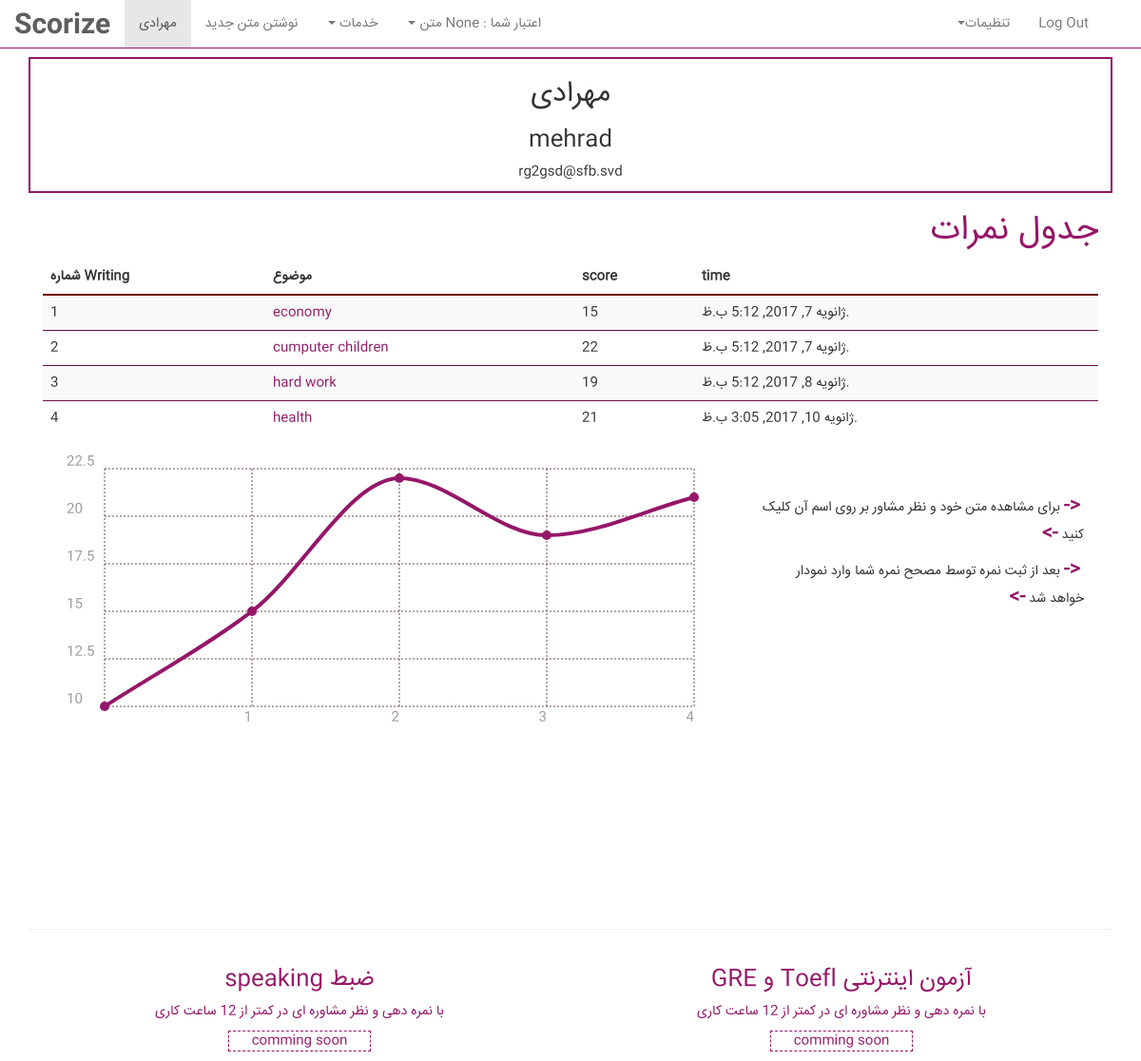
The page /profile/ (signed in) on the database its author committed.
### user_profile/models.py (models this page shows, shortened)
class User(AbstractUser):
    credit= models.CharField(max_length=10, null=True, blank=True)
    credit2= models.CharField(max_length=10, null=True, blank=True)
    amount= models.CharField(max_length=10, null=True, blank=True)
    amount2= models.CharField(max_length=10, null=True, blank=True)
    teacher=models.BooleanField(
        _('teacher'),
        default=False,
        help_text=_(
            'Designates whether this user can edit the scor??. '
        ),
    )

class Writing(models.Model):
    author=models.ForeignKey(User)
    text=models.TextField(max_length=10000)
    title = models.CharField(max_length=3000,  default='untitled')
    time = models.DateTimeField(auto_now_add=True)
    moshaver=models.TextField(default='نظر مشاور ثبت نشده است.')
    corrector=models.CharField(max_length=30, null=True, blank=True)
    score=models.CharField(max_length=10, default='0')
    grammer=models.CharField(max_length=10000, null=True, blank=True)
    vocab=models.CharField(max_length=10000, null=True, blank=True)
    unity=models.CharField(max_length=10000, null=True, blank=True)
    oad=models.CharField(max_length=10000, null=True, blank=True)
    wordchoice=models.CharField(max_length=10000, null=True, blank=True)
    adress=models.CharField(max_length=10000, null=True, blank=True)
    grammersc=models.CharField(max_length=10000, null=True, blank=True)
    vocabsc=models.CharField(max_length=10000, null=True, blank=True)
    unitysc=models.CharField(max_length=10000, null=True, blank=True)
    oadsc=models.CharField(max_length=10000, null=True, blank=True)
    wordchoicesc=models.CharField(max_length=10000, null=True, blank=True)
    adresssc=models.CharField(max_length=10000, null=True, blank=True)

### user_profile/views.py (the view)
@login_required(login_url='user_profile:login')
def index(request):
    current_user = request.user
    if current_user.teacher :
        return redirect('corrector:teacherindex')
    exam = current_user.writing_set.all()
    context = {
        'user': current_user,
        'exam': exam
    }
    return render(request, 'user_profile/index.html',context)

### user_profile/templates/user_profile/index.html (shortened to what this page needs)
{% extends "user_profile/base.html" %}
{% load static %}
{% block nav %}
    {{ user.first_name }}
{% endblock %}
{% block head %}
    <link rel="stylesheet" href="{% static 'user_profile/chartist.min.css' %}">
{% endblock %}
{% block content %}
    <div class="container">
    <div class="text-center" style="border: 2px solid rgb(149,23,104)" >
        <h2>{{ user.first_name }}</h2>
        <h3>{{ user.username }}</h3>
        <p>{{ user.email }}</p>
    </div>
<div class="container-fluid">
{% if exam %}
<h1 style="color: rgb(149,23,104)"> جدول نمرات</h1>
 <table class="table table-striped" style="direction: ltr" id="myTable" >
    <thead >
        <tr >
            <th >شماره Writing</th>
            <th >موضوع</th>
            <th >score</th>
            <th>time</th>
        </tr>
    </thead>
    <tbody>
        {% for item in exam %}
            <tr>
                <td>{{ forloop.counter }}</td>
                <td><a data-toggle="modal" data-target="#{{ forloop.counter }}a" style="color: rgb(149,23,104); cursor: pointer">{{ item.title }}</a></td>
                <td>{{ item.score }}</td>
                <td>{{ item.time }}</td>
            </tr>
           <div class="modal fade " id="{{ forloop.counter }}a">
        {% endfor %}
    </tbody>
 </table>
    <div class="col-sm-8">
    <div class="ct-chart ct-golden-section" style="height: 30rem" ></div>
    </div>
    <div class="col-sm-4">
    <br>
    <br>
    <p><mark><-</mark>برای مشاهده متن خود و نظر مشاور بر روی اسم آن کلیک کنید<mark>-></mark></p>
    <p><mark><-</mark>بعد از ثبت نمره توسط مصحح نمره شما وارد نمودار خواهد شد<mark>-></mark></p>
    </div>
    </div>
    {% else %}
    <br>
            <div class="text-center">
                <p style="">متن خود را ثبت کنید تا <mark>کمتر از 12 </mark> ساعت آینده تصحیح شده با نمره و نظر مشاوره دریافت کنید </p>
                <a href="{% url 'user_profile:NewWriting' %}" class="btn btn-tst " role="button"><h2>تست رایگان writing  </h2></a>
            </div>
    {% endif %}
    <br>
    <br>
    <hr>
    <div class="col-sm-6 text-center" style="color: #951768 ">
        <h3>ضبط speaking</h3>
        <P>با نمره دهی و نظر مشاوره ای در کمتر از 12 ساعت کاری</P>
        <p class="center-block" style="border: 1px dashed #951768; width: 150px">comming soon</p>
    </div><div class="col-sm-6 text-center" style="color: #951768 ">
        <h3>آزمون اینترنتی Toefl و GRE</h3>
        <P>با نمره دهی و نظر مشاوره ای در کمتر از 12 ساعت کاری</P>
        <p class="center-block" style="border: 1px dashed #951768; width: 150px">comming soon</p>
    </div>
</div>
{% endblock %}

### user_profile/templates/user_profile/index.html (style rules this page uses)
body { direction: rtl }
mark { background: none; color: rgb(149,23,104); font-weight: bold; font-size: 20px; }
.table > thead > tr > th, .table > tbody > tr > th, .table > tfoot > tr > th, .table > thead > tr > td, .table > tbody > tr > td, .table > tfoot > tr > td { border-top: 1px solid rgb(106, 17, 75) }
.table > thead > tr > th { border-bottom: 2px solid #710000; }

### rows shown on the page
User: first_name "مهرادی", username "mehrad", email "rg2gsd@sfb.svd"
Writing: title "economy", score "15", time "ژانویه 7, 2017, 5:12 ب.ظ."
Writing: title "cumputer children", score "22", time "ژانویه 7, 2017, 5:12 ب.ظ."
Writing: title "hard work", score "19", time "ژانویه 8, 2017, 5:12 ب.ظ."
Writing: title "health", score "21", time "ژانویه 10, 2017, 3:05 ب.ظ."
